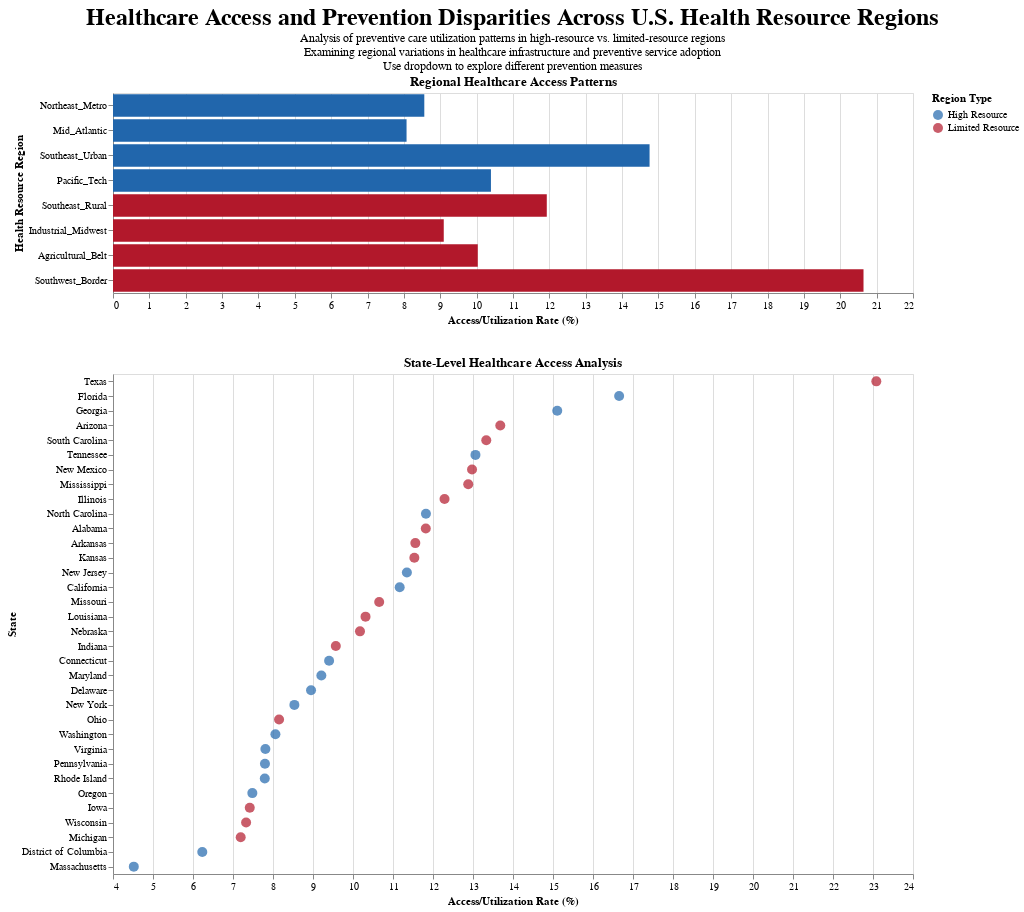

Here is the notebook cell this chart was saved with:
### Markdown cell above
### Preventive Health Services prevalence by Health Resource Regions
This grouping aligns with healthcare infrastructure and resource distribution, and analyzes the prevalence of preventive health services utilization

### Code cell
import altair as alt
import pandas as pd
import numpy as np
from vega_datasets import data
from typing import Dict, List, Tuple

def create_healthcare_access_analysis(
    df: pd.DataFrame,
    prevention_measures: Dict[str, str]
) -> alt.Chart:
    """
    Creates an interactive visualization of healthcare access and prevention patterns
    across different health resource regions, highlighting disparities in preventive
    care accessibility and utilization.
    """
    # Define health resource regions with strategic significance
    health_resource_regions = {
        'Northeast_Metro': ['NY', 'NJ', 'MA', 'CT', 'RI'],  # High hospital density
        'Mid_Atlantic': ['PA', 'MD', 'DC', 'VA', 'DE'],     # Research corridor
        'Southeast_Rural': ['AL', 'MS', 'AR', 'LA', 'SC'],  # Limited healthcare access
        'Southeast_Urban': ['GA', 'NC', 'TN', 'FL'],        # Major medical centers
        'Industrial_Midwest': ['OH', 'MI', 'IN', 'IL', 'WI'],  # Environmental factors
        'Agricultural_Belt': ['IA', 'KS', 'NE', 'MO'],      # Rural health challenges
        'Southwest_Border': ['TX', 'NM', 'AZ', 'CA'],       # Cross-border health
        'Pacific_Tech': ['WA', 'OR', 'CA'],                 # Innovation hubs
    }
    
    # Define region types for color coding
    high_resource_regions = ['Northeast_Metro', 'Mid_Atlantic', 'Southeast_Urban', 'Pacific_Tech']
    limited_resource_regions = ['Southeast_Rural', 'Industrial_Midwest', 'Agricultural_Belt', 'Southwest_Border']
    
    # Add health resource region column and region type
    df['HealthRegion'] = df['StateAbbr'].map({
        state: region
        for region, states in health_resource_regions.items()
        for state in states
    })
    
    df['RegionType'] = df['HealthRegion'].apply(
        lambda x: 'High Resource' if x in high_resource_regions else 'Limited Resource'
    )
    
    # Calculate regional statistics
    regional_stats = []
    for measure in prevention_measures.keys():
        measure_col = f'{measure}_CrudePrev'
        
        region_data = df.groupby(['HealthRegion', 'RegionType']).agg({
            measure_col: ['mean', 'std', 'count']
        }).reset_index()
        
        region_data.columns = ['HealthRegion', 'RegionType'] + [
            f'{measure}_{stat}' for stat in ['mean', 'std', 'count']
        ]
        regional_stats.append(region_data)
    
    regional_data = regional_stats[0]
    for data in regional_stats[1:]:
        regional_data = regional_data.merge(data, on=['HealthRegion', 'RegionType'])
    
    # Create state-level statistics
    state_stats = []
    for measure in prevention_measures.keys():
        measure_col = f'{measure}_CrudePrev'
        
        state_data = df.groupby(['StateAbbr', 'StateDesc', 'HealthRegion', 'RegionType']).agg({
            measure_col: ['mean', 'std', 'count']
        }).reset_index()
        
        state_data.columns = ['StateAbbr', 'StateDesc', 'HealthRegion', 'RegionType'] + [
            f'{measure}_{stat}' for stat in ['mean', 'std', 'count']
        ]
        state_stats.append(state_data)
    
    state_data = state_stats[0]
    for data in state_stats[1:]:
        state_data = state_data.merge(data, on=['StateAbbr', 'StateDesc', 'HealthRegion', 'RegionType'])
    
    # Create measure selection
    measure_select = alt.binding_select(
        options=list(prevention_measures.keys()),
        labels=[desc.split('among')[0].strip() for desc in prevention_measures.values()],
        name="Prevention Measure: "
    )
    
    selection = alt.param(
        name='prevention_measure',
        value=list(prevention_measures.keys())[0],
        bind=measure_select
    )
    
    # Define color schemes for different region types
    color_scale = alt.Scale(
        domain=['High Resource', 'Limited Resource'],
        range=['#2166ac', '#b2182b']  # Blue for high resource, Red for limited resource
    )
    
    # Create regional comparison chart
    regional_chart = alt.Chart(regional_data).mark_bar().encode(
        x=alt.X('value:Q', 
                title='Access/Utilization Rate (%)',
                scale=alt.Scale(zero=False)),
        y=alt.Y('HealthRegion:N', 
                title='Health Resource Region',
                sort=['Northeast_Metro', 'Mid_Atlantic', 'Southeast_Urban', 'Pacific_Tech',
                      'Southeast_Rural', 'Industrial_Midwest', 'Agricultural_Belt', 'Southwest_Border']),
        color=alt.Color('RegionType:N',
                       scale=color_scale,
                       legend=alt.Legend(title='Region Type')),
        tooltip=[
            alt.Tooltip('HealthRegion:N', title='Region'),
            alt.Tooltip('RegionType:N', title='Region Type'),
            alt.Tooltip('value:Q', title='Rate (%)', format='.1f'),
            alt.Tooltip('std:Q', title='Std Dev', format='.2f')
        ]
    ).transform_calculate(
        value=f'datum[{selection.name} + "_mean"]',
        std=f'datum[{selection.name} + "_std"]'
    ).properties(
        width=800,
        height=200,
        title='Regional Healthcare Access Patterns'
    )
    
    # Create state-level detail chart
    state_chart = alt.Chart(state_data).mark_circle(size=100).encode(
        x=alt.X('value:Q', 
                title='Access/Utilization Rate (%)',
                scale=alt.Scale(zero=False)),
        y=alt.Y('StateDesc:N', 
                title='State',
                sort=alt.EncodingSortField(field='value', op='mean', order='descending')),
        color=alt.Color('RegionType:N',
                       scale=color_scale,
                       legend=alt.Legend(title='Region Type')),
        tooltip=[
            alt.Tooltip('StateDesc:N', title='State'),
            alt.Tooltip('HealthRegion:N', title='Region'),
            alt.Tooltip('RegionType:N', title='Region Type'),
            alt.Tooltip('value:Q', title='Rate (%)', format='.1f'),
            alt.Tooltip('std:Q', title='Std Dev', format='.2f')
        ]
    ).transform_calculate(
        value=f'datum[{selection.name} + "_mean"]',
        std=f'datum[{selection.name} + "_std"]'
    ).properties(
        width=800,
        height=500,
        title='State-Level Healthcare Access Analysis'
    )
    
    # Combine visualizations
    final_viz = alt.vconcat(
        regional_chart,
        state_chart,
        spacing=30
    ).properties(
        title={
            'text': 'Healthcare Access and Prevention Disparities Across U.S. Health Resource Regions',
            'subtitle': [
                'Analysis of preventive care utilization patterns in high-resource vs. limited-resource regions',
                'Examining regional variations in healthcare infrastructure and preventive service adoption',
                'Use dropdown to explore different prevention measures'
            ],
            'fontSize': 24,
            'anchor': 'middle'
        }
    ).add_params(
        selection
    )
    
    return final_viz

def main():
    # Enable Altair to work in Jupyter
    alt.renderers.enable('default')
    
    # Define prevention measures
    prevention_measures = {
        'ACCESS2': 'Current lack of health insurance among adults aged 18-64 years',
        'CHECKUP': 'Visits to doctor for routine checkup within the past year among adults aged ≥18 years',
        'CHOLSCREEN': 'Cholesterol screening among adults aged ≥18 years',
        'COLON_SCREEN': 'Fecal occult blood test, sigmoidoscopy, or colonoscopy among adults aged 50-75 years',
        'DENTAL': 'Visits to dentist or dental clinic among adults aged ≥18 years',
        'MAMMOUSE': 'Mammography use among women aged 50-74 years',
        'BPMED': 'Taking medicine for high blood pressure control among adults aged ≥18 years with high blood pressure'
    }
    
    # Load data
    file_path = get_file_path(2024)
    df = pd.read_csv(file_path)
    
    # Create visualization
    chart = create_healthcare_access_analysis(df, prevention_measures)
    
    # Display in notebook
    display(chart)
    
    return chart

if __name__ == "__main__":
    chart = main()
    # Save chart to HTML file
    chart.save(PROJECT_ROOT / 'results' / 'regional_analysis' / 'healthcare_access_analysis.html')

### Figure 1 — Vega-Lite specification as saved in the notebook (floating-point values rounded to 4 significant figures)
{"config": {"view": {"continuousWidth": 300, "continuousHeight": 300}}, "vconcat": [{"data": {"name": "data-1a5d11b8e07ae5c35a03a4632a908743"}, "mark": {"type": "bar"}, "encoding": {"color": {"field": "RegionType", "legend": {"title": "Region Type"}, "scale": {"domain": ["High Resource", "Limited Resource"], "range": ["#2166ac", "#b2182b"]}, "type": "nominal"}, "tooltip": [{"field": "HealthRegion", "title": "Region", "type": "nominal"}, {"field": "RegionType", "title": "Region Type", "type": "nominal"}, {"field": "value", "format": ".1f", "title": "Rate (%)", "type": "quantitative"}, {"field": "std", "format": ".2f", "title": "Std Dev", "type": "quantitative"}], "x": {"field": "value", "scale": {"zero": false}, "title": "Access/Utilization Rate (%)", "type": "quantitative"}, "y": {"field": "HealthRegion", "sort": ["Northeast_Metro", "Mid_Atlantic", "Southeast_Urban", "Pacific_Tech", "Southeast_Rural", "Industrial_Midwest", "Agricultural_Belt", "Southwest_Border"], "title": "Health Resource Region", "type": "nominal"}}, "height": 200, "title": "Regional Healthcare Access Patterns", "transform": [{"calculate": "datum[prevention_measure + \"_mean\"]", "as": "value"}, {"calculate": "datum[prevention_measure + \"_std\"]", "as": "std"}], "width": 800}, {"data": {"name": "data-4d8470215a6bb196d30d37f0dc18413c"}, "mark": {"type": "circle", "size": 100}, "encoding": {"color": {"field": "RegionType", "legend": {"title": "Region Type"}, "scale": {"domain": ["High Resource", "Limited Resource"], "range": ["#2166ac", "#b2182b"]}, "type": "nominal"}, "tooltip": [{"field": "StateDesc", "title": "State", "type": "nominal"}, {"field": "HealthRegion", "title": "Region", "type": "nominal"}, {"field": "RegionType", "title": "Region Type", "type": "nominal"}, {"field": "value", "format": ".1f", "title": "Rate (%)", "type": "quantitative"}, {"field": "std", "format": ".2f", "title": "Std Dev", "type": "quantitative"}], "x": {"field": "value", "scale": {"zero": false}, "title": "Access/Utilization Rate (%)", "type": "quantitative"}, "y": {"field": "StateDesc", "sort": {"field": "value", "op": "mean", "order": "descending"}, "title": "State", "type": "nominal"}}, "height": 500, "title": "State-Level Healthcare Access Analysis", "transform": [{"calculate": "datum[prevention_measure + \"_mean\"]", "as": "value"}, {"calculate": "datum[prevention_measure + \"_std\"]", "as": "std"}], "width": 800}], "params": [{"name": "prevention_measure", "bind": {"input": "select", "options": ["ACCESS2", "CHECKUP", "CHOLSCREEN", "COLON_SCREEN", "DENTAL", "MAMMOUSE", "BPMED"], "labels": ["Current lack of health insurance", "Visits to doctor for routine checkup within the past year", "Cholesterol screening", "Fecal occult blood test, sigmoidoscopy, or colonoscopy", "Visits to dentist or dental clinic", "Mammography use", "Taking medicine for high blood pressure control"], "name": "Prevention Measure: "}, "value": "ACCESS2"}], "spacing": 30, "title": {"text": "Healthcare Access and Prevention Disparities Across U.S. Health Resource Regions", "subtitle": ["Analysis of preventive care utilization patterns in high-resource vs. limited-resource regions", "Examining regional variations in healthcare infrastructure and preventive service adoption", "Use dropdown to explore different prevention measures"], "fontSize": 24, "anchor": "middle"}, "$schema": "https://vega.github.io/schema/vega-lite/v5.20.1.json", "datasets": {"data-1a5d11b8e07ae5c35a03a4632a908743": [{"HealthRegion": "Agricultural_Belt", "RegionType": "Limited Resource", "ACCESS2_mean": 10.03, "ACCESS2_std": 4.473, "ACCESS2_count": 3911, "CHECKUP_mean": 76.55, "CHECKUP_std": 2.868, "CHECKUP_count": 3911, "CHOLSCREEN_mean": 81.97, "CHOLSCREEN_std": 5.254, "CHOLSCREEN_count": 3911, "COLON_SCREEN_mean": 64.59, "COLON_SCREEN_std": 5.699, "COLON_SCREEN_count": 3911, "DENTAL_mean": 62.19, "DENTAL_std": 9.175, "DENTAL_count": 3911, "MAMMOUSE_mean": 75.39, "MAMMOUSE_std": 4.297, "MAMMOUSE_count": 3909, "BPMED_mean": 78.6, "BPMED_std": 5.516, "BPMED_count": 3911}, {"HealthRegion": "Industrial_Midwest", "RegionType": "Limited Resource", "ACCESS2_mean": 9.096, "ACCESS2_std": 5.029, "ACCESS2_count": 12526, "CHECKUP_mean": 77.6, "CHECKUP_std": 3.16, "CHECKUP_count": 12526, "CHOLSCREEN_mean": 83.52, "CHOLSCREEN_std": 5.307, "CHOLSCREEN_count": 12526, "COLON_SCREEN_mean": 65.26, "COLON_SCREEN_std": 6.774, "COLON_SCREEN_count": 12526, "DENTAL_mean": 62.66, "DENTAL_std": 10.32, "DENTAL_count": 12526, "MAMMOUSE_mean": 75.49, "MAMMOUSE_std": 4.358, "MAMMOUSE_count": 12520, "BPMED_mean": 78.75, "BPMED_std": 5.63, "BPMED_count": 12526}, {"HealthRegion": "Mid_Atlantic", "RegionType": "High Resource", "ACCESS2_mean": 8.073, "ACCESS2_std": 3.947, "ACCESS2_count": 7495, "CHECKUP_mean": 78.36, "CHECKUP_std": 3.163, "CHECKUP_count": 7495, "CHOLSCREEN_mean": 86.43, "CHOLSCREEN_std": 4.58, "CHOLSCREEN_count": 7495, "COLON_SCREEN_mean": 67.67, "COLON_SCREEN_std": 5.249, "COLON_SCREEN_count": 7494, "DENTAL_mean": 64.38, "DENTAL_std": 9.547, "DENTAL_count": 7495, "MAMMOUSE_mean": 78.16, "MAMMOUSE_std": 3.588, "MAMMOUSE_count": 7489, "BPMED_mean": 78.1, "BPMED_std": 6.19, "BPMED_count": 7495}, {"HealthRegion": "Northeast_Metro", "RegionType": "High Resource", "ACCESS2_mean": 8.561, "ACCESS2_std": 5.764, "ACCESS2_count": 10177, "CHECKUP_mean": 78.5, "CHECKUP_std": 3.212, "CHECKUP_count": 10177, "CHOLSCREEN_mean": 87.54, "CHOLSCREEN_std": 4.37, "CHOLSCREEN_count": 10177, "COLON_SCREEN_mean": 66.77, "COLON_SCREEN_std": 7.059, "COLON_SCREEN_count": 10175, "DENTAL_mean": 64.38, "DENTAL_std": 10.67, "DENTAL_count": 10177, "MAMMOUSE_mean": 78.73, "MAMMOUSE_std": 4.324, "MAMMOUSE_count": 10168, "BPMED_mean": 76.78, "BPMED_std": 6.054, "BPMED_count": 10177}, {"HealthRegion": "Pacific_Tech", "RegionType": "High Resource", "ACCESS2_mean": 10.39, "ACCESS2_std": 6.62, "ACCESS2_count": 11833, "CHECKUP_mean": 70.52, "CHECKUP_std": 3.644, "CHECKUP_count": 11833, "CHOLSCREEN_mean": 84.43, "CHOLSCREEN_std": 5.112, "CHOLSCREEN_count": 11833, "COLON_SCREEN_mean": 59.79, "COLON_SCREEN_std": 8.193, "COLON_SCREEN_count": 11833, "DENTAL_mean": 62.38, "DENTAL_std": 10.08, "DENTAL_count": 11833, "MAMMOUSE_mean": 75.3, "MAMMOUSE_std": 4.288, "MAMMOUSE_count": 11828, "BPMED_mean": 71.63, "BPMED_std": 5.963, "BPMED_count": 11833}, {"HealthRegion": "Southeast_Rural", "RegionType": "Limited Resource", "ACCESS2_mean": 11.93, "ACCESS2_std": 4.098, "ACCESS2_count": 5800, "CHECKUP_mean": 79.74, "CHECKUP_std": 2.775, "CHECKUP_count": 5800, "CHOLSCREEN_mean": 85.16, "CHOLSCREEN_std": 4.15, "CHOLSCREEN_count": 5800, "COLON_SCREEN_mean": 65.69, "COLON_SCREEN_std": 5.601, "COLON_SCREEN_count": 5800, "DENTAL_mean": 49.33, "DENTAL_std": 19.31, "DENTAL_count": 5800, "MAMMOUSE_mean": 76.21, "MAMMOUSE_std": 4.683, "MAMMOUSE_count": 5800, "BPMED_mean": 80.31, "BPMED_std": 5.133, "BPMED_count": 5800}, {"HealthRegion": "Southeast_Urban", "RegionType": "High Resource", "ACCESS2_mean": 14.76, "ACCESS2_std": 6.462, "ACCESS2_count": 12190, "CHECKUP_mean": 77.18, "CHECKUP_std": 3.393, "CHECKUP_count": 12190, "CHOLSCREEN_mean": 86.29, "CHOLSCREEN_std": 4.182, "CHOLSCREEN_count": 7113, "COLON_SCREEN_mean": 65.2, "COLON_SCREEN_std": 6.263, "COLON_SCREEN_count": 12190, "DENTAL_mean": 58.52, "DENTAL_std": 10.03, "DENTAL_count": 12190, "MAMMOUSE_mean": 75.92, "MAMMOUSE_std": 3.91, "MAMMOUSE_count": 12186, "BPMED_mean": 78.09, "BPMED_std": 6.175, "BPMED_count": 7113}, {"HealthRegion": "Southwest_Border", "RegionType": "Limited Resource", "ACCESS2_mean": 20.64, "ACCESS2_std": 11.51, "ACCESS2_count": 9187, "CHECKUP_mean": 72.65, "CHECKUP_std": 3.814, "CHECKUP_count": 9187, "CHOLSCREEN_mean": 82.92, "CHOLSCREEN_std": 5.547, "CHOLSCREEN_count": 9187, "COLON_SCREEN_mean": 58.43, "COLON_SCREEN_std": 7.907, "COLON_SCREEN_count": 9187, "DENTAL_mean": 54.98, "DENTAL_std": 11.44, "DENTAL_count": 9187, "MAMMOUSE_mean": 72.39, "MAMMOUSE_std": 5.304, "MAMMOUSE_count": 9183, "BPMED_mean": 74.56, "BPMED_std": 6.503, "BPMED_count": 9187}], "data-4d8470215a6bb196d30d37f0dc18413c": [{"StateAbbr": "AL", "StateDesc": "Alabama", "HealthRegion": "Southeast_Rural", "RegionType": "Limited Resource", "ACCESS2_mean": 11.82, "ACCESS2_std": 3.821, "ACCESS2_count": 1430, "CHECKUP_mean": 79.98, "CHECKUP_std": 2.562, "CHECKUP_count": 1430, "CHOLSCREEN_mean": 85.84, "CHOLSCREEN_std": 4.123, "CHOLSCREEN_count": 1430, "COLON_SCREEN_mean": 66.83, "COLON_SCREEN_std": 4.817, "COLON_SCREEN_count": 1430, "DENTAL_mean": 54.96, "DENTAL_std": 10.03, "DENTAL_count": 1430, "MAMMOUSE_mean": 76.97, "MAMMOUSE_std": 4.15, "MAMMOUSE_count": 1430, "BPMED_mean": 81.13, "BPMED_std": 5.232, "BPMED_count": 1430}, {"StateAbbr": "AR", "StateDesc": "Arkansas", "HealthRegion": "Southeast_Rural", "RegionType": "Limited Resource", "ACCESS2_mean": 11.56, "ACCESS2_std": 4.021, "ACCESS2_count": 821, "CHECKUP_mean": 78.69, "CHECKUP_std": 3.06, "CHECKUP_count": 821, "CHOLSCREEN_mean": 83.56, "CHOLSCREEN_std": 4.245, "CHOLSCREEN_count": 821, "COLON_SCREEN_mean": 62.26, "COLON_SCREEN_std": 5.119, "COLON_SCREEN_count": 821, "DENTAL_mean": 52.51, "DENTAL_std": 8.912, "DENTAL_count": 821, "MAMMOUSE_mean": 71.46, "MAMMOUSE_std": 4.191, "MAMMOUSE_count": 821, "BPMED_mean": 78.57, "BPMED_std": 4.922, "BPMED_count": 821}, {"StateAbbr": "AZ", "StateDesc": "Arizona", "HealthRegion": "Southwest_Border", "RegionType": "Limited Resource", "ACCESS2_mean": 13.68, "ACCESS2_std": 7.777, "ACCESS2_count": 1740, "CHECKUP_mean": 72.48, "CHECKUP_std": 4.805, "CHECKUP_count": 1740, "CHOLSCREEN_mean": 83.44, "CHOLSCREEN_std": 6.286, "CHOLSCREEN_count": 1740, "COLON_SCREEN_mean": 59.38, "COLON_SCREEN_std": 8.783, "COLON_SCREEN_count": 1740, "DENTAL_mean": 58.17, "DENTAL_std": 10.95, "DENTAL_count": 1740, "MAMMOUSE_mean": 71.92, "MAMMOUSE_std": 6.297, "MAMMOUSE_count": 1740, "BPMED_mean": 73.88, "BPMED_std": 7.579, "BPMED_count": 1740}, {"StateAbbr": "CA", "StateDesc": "California", "HealthRegion": "Pacific_Tech", "RegionType": "High Resource", "ACCESS2_mean": 11.17, "ACCESS2_std": 7.038, "ACCESS2_count": 9070, "CHECKUP_mean": 70.7, "CHECKUP_std": 3.624, "CHECKUP_count": 9070, "CHOLSCREEN_mean": 85.06, "CHOLSCREEN_std": 4.881, "CHOLSCREEN_count": 9070, "COLON_SCREEN_mean": 58.12, "COLON_SCREEN_std": 8.158, "COLON_SCREEN_count": 9070, "DENTAL_mean": 61.53, "DENTAL_std": 10.53, "DENTAL_count": 9070, "MAMMOUSE_mean": 75.4, "MAMMOUSE_std": 4.309, "MAMMOUSE_count": 9065, "BPMED_mean": 71.74, "BPMED_std": 5.764, "BPMED_count": 9070}, {"StateAbbr": "CT", "StateDesc": "Connecticut", "HealthRegion": "Northeast_Metro", "RegionType": "High Resource", "ACCESS2_mean": 9.403, "ACCESS2_std": 6.097, "ACCESS2_count": 876, "CHECKUP_mean": 78.38, "CHECKUP_std": 2.58, "CHECKUP_count": 876, "CHOLSCREEN_mean": 88.79, "CHOLSCREEN_std": 4.124, "CHOLSCREEN_count": 876, "COLON_SCREEN_mean": 71.18, "COLON_SCREEN_std": 6.174, "COLON_SCREEN_count": 876, "DENTAL_mean": 69.97, "DENTAL_std": 10.29, "DENTAL_count": 876, "MAMMOUSE_mean": 79.03, "MAMMOUSE_std": 3.538, "MAMMOUSE_count": 876, "BPMED_mean": 77.59, "BPMED_std": 5.394, "BPMED_count": 876}, {"StateAbbr": "DC", "StateDesc": "District of Columbia", "HealthRegion": "Mid_Atlantic", "RegionType": "High Resource", "ACCESS2_mean": 6.232, "ACCESS2_std": 3.149, "ACCESS2_count": 206, "CHECKUP_mean": 72.0, "CHECKUP_std": 4.339, "CHECKUP_count": 206, "CHOLSCREEN_mean": 87.0, "CHOLSCREEN_std": 4.518, "CHOLSCREEN_count": 206, "COLON_SCREEN_mean": 69.27, "COLON_SCREEN_std": 5.53, "COLON_SCREEN_count": 206, "DENTAL_mean": 67.64, "DENTAL_std": 11.91, "DENTAL_count": 206, "MAMMOUSE_mean": 76.85, "MAMMOUSE_std": 3.714, "MAMMOUSE_count": 206, "BPMED_mean": 68.92, "BPMED_std": 8.638, "BPMED_count": 206}, {"StateAbbr": "DE", "StateDesc": "Delaware", "HealthRegion": "Mid_Atlantic", "RegionType": "High Resource", "ACCESS2_mean": 8.951, "ACCESS2_std": 3.715, "ACCESS2_count": 257, "CHECKUP_mean": 78.89, "CHECKUP_std": 3.51, "CHECKUP_count": 257, "CHOLSCREEN_mean": 88.15, "CHOLSCREEN_std": 4.508, "CHOLSCREEN_count": 257, "COLON_SCREEN_mean": 67.4, "COLON_SCREEN_std": 5.635, "COLON_SCREEN_count": 256, "DENTAL_mean": 62.85, "DENTAL_std": 8.739, "DENTAL_count": 257, "MAMMOUSE_mean": 77.79, "MAMMOUSE_std": 3.277, "MAMMOUSE_count": 256, "BPMED_mean": 79.44, "BPMED_std": 6.708, "BPMED_count": 257}, {"StateAbbr": "FL", "StateDesc": "Florida", "HealthRegion": "Southeast_Urban", "RegionType": "High Resource", "ACCESS2_mean": 16.65, "ACCESS2_std": 7.406, "ACCESS2_count": 5077, "CHECKUP_mean": 77.28, "CHECKUP_std": 3.881, "CHECKUP_count": 5077, "CHOLSCREEN_mean": null, "CHOLSCREEN_std": null, "CHOLSCREEN_count": 0, "COLON_SCREEN_mean": 65.8, "COLON_SCREEN_std": 7.184, "COLON_SCREEN_count": 5077, "DENTAL_mean": 57.45, "DENTAL_std": 9.897, "DENTAL_count": 5077, "MAMMOUSE_mean": 75.41, "MAMMOUSE_std": 3.745, "MAMMOUSE_count": 5077, "BPMED_mean": null, "BPMED_std": null, "BPMED_count": 0}, {"StateAbbr": "GA", "StateDesc": "Georgia", "HealthRegion": "Southeast_Urban", "RegionType": "High Resource", "ACCESS2_mean": 15.11, "ACCESS2_std": 5.85, "ACCESS2_count": 2784, "CHECKUP_mean": 76.28, "CHECKUP_std": 3.232, "CHECKUP_count": 2784, "CHOLSCREEN_mean": 86.25, "CHOLSCREEN_std": 4.12, "CHOLSCREEN_count": 2784, "COLON_SCREEN_mean": 64.47, "COLON_SCREEN_std": 5.528, "COLON_SCREEN_count": 2784, "DENTAL_mean": 58.17, "DENTAL_std": 10.31, "DENTAL_count": 2784, "MAMMOUSE_mean": 75.38, "MAMMOUSE_std": 4.107, "MAMMOUSE_count": 2784, "BPMED_mean": 77.31, "BPMED_std": 5.791, "BPMED_count": 2784}, {"StateAbbr": "IA", "StateDesc": "Iowa", "HealthRegion": "Agricultural_Belt", "RegionType": "Limited Resource", "ACCESS2_mean": 7.419, "ACCESS2_std": 2.845, "ACCESS2_count": 894, "CHECKUP_mean": 77.88, "CHECKUP_std": 2.253, "CHECKUP_count": 894, "CHOLSCREEN_mean": 81.37, "CHOLSCREEN_std": 5.411, "CHOLSCREEN_count": 894, "COLON_SCREEN_mean": 67.45, "COLON_SCREEN_std": 4.726, "COLON_SCREEN_count": 894, "DENTAL_mean": 66.32, "DENTAL_std": 7.265, "DENTAL_count": 894, "MAMMOUSE_mean": 78.3, "MAMMOUSE_std": 3.064, "MAMMOUSE_count": 894, "BPMED_mean": 78.41, "BPMED_std": 5.909, "BPMED_count": 894}, {"StateAbbr": "IL", "StateDesc": "Illinois", "HealthRegion": "Industrial_Midwest", "RegionType": "Limited Resource", "ACCESS2_mean": 12.29, "ACCESS2_std": 6.79, "ACCESS2_count": 3258, "CHECKUP_mean": 76.04, "CHECKUP_std": 3.374, "CHECKUP_count": 3258, "CHOLSCREEN_mean": 82.83, "CHOLSCREEN_std": 4.9, "CHOLSCREEN_count": 3258, "COLON_SCREEN_mean": 60.3, "COLON_SCREEN_std": 6.752, "COLON_SCREEN_count": 3258, "DENTAL_mean": 61.34, "DENTAL_std": 10.36, "DENTAL_count": 3258, "MAMMOUSE_mean": 73.08, "MAMMOUSE_std": 3.914, "MAMMOUSE_count": 3258, "BPMED_mean": 78.62, "BPMED_std": 5.55, "BPMED_count": 3258}, {"StateAbbr": "IN", "StateDesc": "Indiana", "HealthRegion": "Industrial_Midwest", "RegionType": "Limited Resource", "ACCESS2_mean": 9.571, "ACCESS2_std": 3.932, "ACCESS2_count": 1685, "CHECKUP_mean": 78.05, "CHECKUP_std": 2.403, "CHECKUP_count": 1685, "CHOLSCREEN_mean": 82.54, "CHOLSCREEN_std": 5.088, "CHOLSCREEN_count": 1685, "COLON_SCREEN_mean": 66.07, "COLON_SCREEN_std": 5.456, "COLON_SCREEN_count": 1685, "DENTAL_mean": 59.37, "DENTAL_std": 9.459, "DENTAL_count": 1685, "MAMMOUSE_mean": 75.14, "MAMMOUSE_std": 3.792, "MAMMOUSE_count": 1684, "BPMED_mean": 79.71, "BPMED_std": 5.24, "BPMED_count": 1685}, {"StateAbbr": "KS", "StateDesc": "Kansas", "HealthRegion": "Agricultural_Belt", "RegionType": "Limited Resource", "ACCESS2_mean": 11.53, "ACCESS2_std": 5.718, "ACCESS2_count": 817, "CHECKUP_mean": 76.28, "CHECKUP_std": 2.587, "CHECKUP_count": 817, "CHOLSCREEN_mean": 82.47, "CHOLSCREEN_std": 5.957, "CHOLSCREEN_count": 817, "COLON_SCREEN_mean": 63.42, "COLON_SCREEN_std": 6.287, "COLON_SCREEN_count": 817, "DENTAL_mean": 63.06, "DENTAL_std": 9.266, "DENTAL_count": 817, "MAMMOUSE_mean": 73.37, "MAMMOUSE_std": 4.297, "MAMMOUSE_count": 816, "BPMED_mean": 78.81, "BPMED_std": 5.541, "BPMED_count": 817}, {"StateAbbr": "LA", "StateDesc": "Louisiana", "HealthRegion": "Southeast_Rural", "RegionType": "Limited Resource", "ACCESS2_mean": 10.31, "ACCESS2_std": 3.493, "ACCESS2_count": 1367, "CHECKUP_mean": 80.52, "CHECKUP_std": 2.437, "CHECKUP_count": 1367, "CHOLSCREEN_mean": 85.57, "CHOLSCREEN_std": 3.601, "CHOLSCREEN_count": 1367, "COLON_SCREEN_mean": 66.19, "COLON_SCREEN_std": 5.136, "COLON_SCREEN_count": 1367, "DENTAL_mean": 56.1, "DENTAL_std": 10.59, "DENTAL_count": 1367, "MAMMOUSE_mean": 79.21, "MAMMOUSE_std": 3.722, "MAMMOUSE_count": 1367, "BPMED_mean": 79.19, "BPMED_std": 4.502, "BPMED_count": 1367}, {"StateAbbr": "MA", "StateDesc": "Massachusetts", "HealthRegion": "Northeast_Metro", "RegionType": "High Resource", "ACCESS2_mean": 4.52, "ACCESS2_std": 3.361, "ACCESS2_count": 1597, "CHECKUP_mean": 79.37, "CHECKUP_std": 3.317, "CHECKUP_count": 1597, "CHOLSCREEN_mean": 87.56, "CHOLSCREEN_std": 4.696, "CHOLSCREEN_count": 1597, "COLON_SCREEN_mean": 68.76, "COLON_SCREEN_std": 6.352, "COLON_SCREEN_count": 1596, "DENTAL_mean": 69.29, "DENTAL_std": 9.279, "DENTAL_count": 1597, "MAMMOUSE_mean": 83.11, "MAMMOUSE_std": 3.191, "MAMMOUSE_count": 1596, "BPMED_mean": 74.91, "BPMED_std": 7.135, "BPMED_count": 1597}, {"StateAbbr": "MD", "StateDesc": "Maryland", "HealthRegion": "Mid_Atlantic", "RegionType": "High Resource", "ACCESS2_mean": 9.209, "ACCESS2_std": 4.597, "ACCESS2_count": 1458, "CHECKUP_mean": 76.9, "CHECKUP_std": 3.299, "CHECKUP_count": 1458, "CHOLSCREEN_mean": 88.28, "CHOLSCREEN_std": 3.492, "CHOLSCREEN_count": 1458, "COLON_SCREEN_mean": 68.36, "COLON_SCREEN_std": 5.027, "COLON_SCREEN_count": 1458, "DENTAL_mean": 62.6, "DENTAL_std": 9.983, "DENTAL_count": 1458, "MAMMOUSE_mean": 79.96, "MAMMOUSE_std": 3.576, "MAMMOUSE_count": 1458, "BPMED_mean": 77.52, "BPMED_std": 4.975, "BPMED_count": 1458}, {"StateAbbr": "MI", "StateDesc": "Michigan", "HealthRegion": "Industrial_Midwest", "RegionType": "Limited Resource", "ACCESS2_mean": 7.192, "ACCESS2_std": 3.344, "ACCESS2_count": 2904, "CHECKUP_mean": 78.33, "CHECKUP_std": 2.896, "CHECKUP_count": 2904, "CHOLSCREEN_mean": 85.75, "CHOLSCREEN_std": 4.861, "CHOLSCREEN_count": 2904, "COLON_SCREEN_mean": 68.68, "COLON_SCREEN_std": 5.727, "COLON_SCREEN_count": 2904, "DENTAL_mean": 66.38, "DENTAL_std": 9.957, "DENTAL_count": 2904, "MAMMOUSE_mean": 76.52, "MAMMOUSE_std": 3.536, "MAMMOUSE_count": 2901, "BPMED_mean": 78.46, "BPMED_std": 5.836, "BPMED_count": 2904}, {"StateAbbr": "MO", "StateDesc": "Missouri", "HealthRegion": "Agricultural_Belt", "RegionType": "Limited Resource", "ACCESS2_mean": 10.65, "ACCESS2_std": 3.681, "ACCESS2_count": 1648, "CHECKUP_mean": 76.73, "CHECKUP_std": 2.887, "CHECKUP_count": 1648, "CHOLSCREEN_mean": 82.42, "CHOLSCREEN_std": 4.688, "CHOLSCREEN_count": 1648, "COLON_SCREEN_mean": 64.19, "COLON_SCREEN_std": 5.334, "COLON_SCREEN_count": 1648, "DENTAL_mean": 58.87, "DENTAL_std": 9.11, "DENTAL_count": 1648, "MAMMOUSE_mean": 74.93, "MAMMOUSE_std": 4.304, "MAMMOUSE_count": 1648, "BPMED_mean": 78.51, "BPMED_std": 5.278, "BPMED_count": 1648}, {"StateAbbr": "MS", "StateDesc": "Mississippi", "HealthRegion": "Southeast_Rural", "RegionType": "Limited Resource", "ACCESS2_mean": 12.88, "ACCESS2_std": 3.733, "ACCESS2_count": 870, "CHECKUP_mean": 79.8, "CHECKUP_std": 2.536, "CHECKUP_count": 870, "CHOLSCREEN_mean": 84.49, "CHOLSCREEN_std": 3.673, "CHOLSCREEN_count": 870, "COLON_SCREEN_mean": 61.98, "COLON_SCREEN_std": 4.634, "COLON_SCREEN_count": 870, "DENTAL_mean": 9.45, "DENTAL_std": 3.53, "DENTAL_count": 870, "MAMMOUSE_mean": 73.42, "MAMMOUSE_std": 3.514, "MAMMOUSE_count": 870, "BPMED_mean": 81.12, "BPMED_std": 4.328, "BPMED_count": 870}, {"StateAbbr": "NC", "StateDesc": "North Carolina", "HealthRegion": "Southeast_Urban", "RegionType": "High Resource", "ACCESS2_mean": 11.82, "ACCESS2_std": 4.555, "ACCESS2_count": 2647, "CHECKUP_mean": 77.75, "CHECKUP_std": 2.744, "CHECKUP_count": 2647, "CHOLSCREEN_mean": 86.42, "CHOLSCREEN_std": 4.348, "CHOLSCREEN_count": 2647, "COLON_SCREEN_mean": 65.99, "COLON_SCREEN_std": 5.365, "COLON_SCREEN_count": 2647, "DENTAL_mean": 62.04, "DENTAL_std": 9.369, "DENTAL_count": 2647, "MAMMOUSE_mean": 78.21, "MAMMOUSE_std": 3.065, "MAMMOUSE_count": 2646, "BPMED_mean": 78.04, "BPMED_std": 6.658, "BPMED_count": 2647}, {"StateAbbr": "NE", "StateDesc": "Nebraska", "HealthRegion": "Agricultural_Belt", "RegionType": "Limited Resource", "ACCESS2_mean": 10.17, "ACCESS2_std": 4.932, "ACCESS2_count": 552, "CHECKUP_mean": 74.25, "CHECKUP_std": 2.633, "CHECKUP_count": 552, "CHOLSCREEN_mean": 80.88, "CHOLSCREEN_std": 5.242, "CHOLSCREEN_count": 552, "COLON_SCREEN_mean": 62.91, "COLON_SCREEN_std": 5.66, "COLON_SCREEN_count": 552, "DENTAL_mean": 64.08, "DENTAL_std": 8.445, "DENTAL_count": 552, "MAMMOUSE_mean": 75.02, "MAMMOUSE_std": 3.539, "MAMMOUSE_count": 551, "BPMED_mean": 78.87, "BPMED_std": 5.515, "BPMED_count": 552}, {"StateAbbr": "NJ", "StateDesc": "New Jersey", "HealthRegion": "Northeast_Metro", "RegionType": "High Resource", "ACCESS2_mean": 11.35, "ACCESS2_std": 7.163, "ACCESS2_count": 2169, "CHECKUP_mean": 76.58, "CHECKUP_std": 3.217, "CHECKUP_count": 2169, "CHOLSCREEN_mean": 88.35, "CHOLSCREEN_std": 3.713, "CHOLSCREEN_count": 2169, "COLON_SCREEN_mean": 63.47, "COLON_SCREEN_std": 7.208, "COLON_SCREEN_count": 2169, "DENTAL_mean": 64.86, "DENTAL_std": 10.45, "DENTAL_count": 2169, "MAMMOUSE_mean": 75.7, "MAMMOUSE_std": 3.786, "MAMMOUSE_count": 2169, "BPMED_mean": 77.05, "BPMED_std": 5.109, "BPMED_count": 2169}, {"StateAbbr": "NM", "StateDesc": "New Mexico", "HealthRegion": "Southwest_Border", "RegionType": "Limited Resource", "ACCESS2_mean": 12.98, "ACCESS2_std": 5.812, "ACCESS2_count": 603, "CHECKUP_mean": 68.13, "CHECKUP_std": 3.88, "CHECKUP_count": 603, "CHOLSCREEN_mean": 79.51, "CHOLSCREEN_std": 6.23, "CHOLSCREEN_count": 603, "COLON_SCREEN_mean": 57.63, "COLON_SCREEN_std": 8.37, "COLON_SCREEN_count": 603, "DENTAL_mean": 59.58, "DENTAL_std": 10.56, "DENTAL_count": 603, "MAMMOUSE_mean": 69.03, "MAMMOUSE_std": 5.93, "MAMMOUSE_count": 602, "BPMED_mean": 74.79, "BPMED_std": 5.959, "BPMED_count": 603}, {"StateAbbr": "NY", "StateDesc": "New York", "HealthRegion": "Northeast_Metro", "RegionType": "High Resource", "ACCESS2_mean": 8.534, "ACCESS2_std": 4.9, "ACCESS2_count": 5289, "CHECKUP_mean": 78.85, "CHECKUP_std": 2.863, "CHECKUP_count": 5289, "CHOLSCREEN_mean": 86.92, "CHOLSCREEN_std": 4.466, "CHOLSCREEN_count": 5289, "COLON_SCREEN_mean": 66.57, "COLON_SCREEN_std": 6.662, "COLON_SCREEN_count": 5288, "DENTAL_mean": 61.55, "DENTAL_std": 10.29, "DENTAL_count": 5289, "MAMMOUSE_mean": 78.38, "MAMMOUSE_std": 3.745, "MAMMOUSE_count": 5281, "BPMED_mean": 76.96, "BPMED_std": 6.063, "BPMED_count": 5289}, {"StateAbbr": "OH", "StateDesc": "Ohio", "HealthRegion": "Industrial_Midwest", "RegionType": "Limited Resource", "ACCESS2_mean": 8.152, "ACCESS2_std": 3.367, "ACCESS2_count": 3154, "CHECKUP_mean": 78.91, "CHECKUP_std": 2.636, "CHECKUP_count": 3154, "CHOLSCREEN_mean": 83.86, "CHOLSCREEN_std": 5.137, "CHOLSCREEN_count": 3154, "COLON_SCREEN_mean": 65.08, "COLON_SCREEN_std": 5.77, "COLON_SCREEN_count": 3154, "DENTAL_mean": 60.88, "DENTAL_std": 10.37, "DENTAL_count": 3154, "MAMMOUSE_mean": 75.15, "MAMMOUSE_std": 4.396, "MAMMOUSE_count": 3152, "BPMED_mean": 79.32, "BPMED_std": 5.564, "BPMED_count": 3154}, {"StateAbbr": "OR", "StateDesc": "Oregon", "HealthRegion": "Pacific_Tech", "RegionType": "High Resource", "ACCESS2_mean": 7.484, "ACCESS2_std": 3.12, "ACCESS2_count": 993, "CHECKUP_mean": 71.32, "CHECKUP_std": 3.741, "CHECKUP_count": 993, "CHOLSCREEN_mean": 82.2, "CHOLSCREEN_std": 5.01, "CHOLSCREEN_count": 993, "COLON_SCREEN_mean": 64.6, "COLON_SCREEN_std": 4.91, "COLON_SCREEN_count": 993, "DENTAL_mean": 64.22, "DENTAL_std": 7.28, "DENTAL_count": 993, "MAMMOUSE_mean": 76.86, "MAMMOUSE_std": 3.54, "MAMMOUSE_count": 993, "BPMED_mean": 72.59, "BPMED_std": 6.2, "BPMED_count": 993}, {"StateAbbr": "PA", "StateDesc": "Pennsylvania", "HealthRegion": "Mid_Atlantic", "RegionType": "High Resource", "ACCESS2_mean": 7.799, "ACCESS2_std": 4.038, "ACCESS2_count": 3408, "CHECKUP_mean": 78.92, "CHECKUP_std": 2.396, "CHECKUP_count": 3408, "CHOLSCREEN_mean": 85.15, "CHOLSCREEN_std": 4.769, "CHOLSCREEN_count": 3408, "COLON_SCREEN_mean": 67.24, "COLON_SCREEN_std": 5.357, "COLON_SCREEN_count": 3408, "DENTAL_mean": 63.46, "DENTAL_std": 9.348, "DENTAL_count": 3408, "MAMMOUSE_mean": 77.65, "MAMMOUSE_std": 3.403, "MAMMOUSE_count": 3405, "BPMED_mean": 78.93, "BPMED_std": 5.424, "BPMED_count": 3408}, {"StateAbbr": "RI", "StateDesc": "Rhode Island", "HealthRegion": "Northeast_Metro", "RegionType": "High Resource", "ACCESS2_mean": 7.794, "ACCESS2_std": 4.808, "ACCESS2_count": 246, "CHECKUP_mean": 82.85, "CHECKUP_std": 2.325, "CHECKUP_count": 246, "CHOLSCREEN_mean": 89.36, "CHOLSCREEN_std": 3.6, "CHOLSCREEN_count": 246, "COLON_SCREEN_mean": 71.67, "COLON_SCREEN_std": 6.027, "COLON_SCREEN_count": 246, "DENTAL_mean": 69.01, "DENTAL_std": 8.834, "DENTAL_count": 246, "MAMMOUSE_mean": 83.33, "MAMMOUSE_std": 2.345, "MAMMOUSE_count": 246, "BPMED_mean": 79.66, "BPMED_std": 5.25, "BPMED_count": 246}, {"StateAbbr": "SC", "StateDesc": "South Carolina", "HealthRegion": "Southeast_Rural", "RegionType": "Limited Resource", "ACCESS2_mean": 13.33, "ACCESS2_std": 4.574, "ACCESS2_count": 1312, "CHECKUP_mean": 79.27, "CHECKUP_std": 2.998, "CHECKUP_count": 1312, "CHOLSCREEN_mean": 85.44, "CHOLSCREEN_std": 4.613, "CHOLSCREEN_count": 1312, "COLON_SCREEN_mean": 68.53, "COLON_SCREEN_std": 5.397, "COLON_SCREEN_count": 1312, "DENTAL_mean": 60.6, "DENTAL_std": 9.639, "DENTAL_count": 1312, "MAMMOUSE_mean": 77.07, "MAMMOUSE_std": 3.817, "MAMMOUSE_count": 1312, "BPMED_mean": 81.15, "BPMED_std": 5.74, "BPMED_count": 1312}, {"StateAbbr": "TN", "StateDesc": "Tennessee", "HealthRegion": "Southeast_Urban", "RegionType": "High Resource", "ACCESS2_mean": 13.06, "ACCESS2_std": 4.517, "ACCESS2_count": 1682, "CHECKUP_mean": 77.45, "CHECKUP_std": 2.626, "CHECKUP_count": 1682, "CHOLSCREEN_mean": 86.14, "CHOLSCREEN_std": 4.011, "CHOLSCREEN_count": 1682, "COLON_SCREEN_mean": 63.35, "COLON_SCREEN_std": 5.13, "COLON_SCREEN_count": 1682, "DENTAL_mean": 56.83, "DENTAL_std": 9.662, "DENTAL_count": 1682, "MAMMOUSE_mean": 74.78, "MAMMOUSE_std": 3.873, "MAMMOUSE_count": 1679, "BPMED_mean": 79.48, "BPMED_std": 5.75, "BPMED_count": 1682}, {"StateAbbr": "TX", "StateDesc": "Texas", "HealthRegion": "Southwest_Border", "RegionType": "Limited Resource", "ACCESS2_mean": 23.08, "ACCESS2_std": 11.66, "ACCESS2_count": 6844, "CHECKUP_mean": 73.09, "CHECKUP_std": 3.215, "CHECKUP_count": 6844, "CHOLSCREEN_mean": 83.09, "CHOLSCREEN_std": 5.17, "CHOLSCREEN_count": 6844, "COLON_SCREEN_mean": 58.25, "COLON_SCREEN_std": 7.606, "COLON_SCREEN_count": 6844, "DENTAL_mean": 53.77, "DENTAL_std": 11.38, "DENTAL_count": 6844, "MAMMOUSE_mean": 72.8, "MAMMOUSE_std": 4.836, "MAMMOUSE_count": 6841, "BPMED_mean": 74.72, "BPMED_std": 6.237, "BPMED_count": 6844}, {"StateAbbr": "VA", "StateDesc": "Virginia", "HealthRegion": "Mid_Atlantic", "RegionType": "High Resource", "ACCESS2_mean": 7.81, "ACCESS2_std": 3.164, "ACCESS2_count": 2166, "CHECKUP_mean": 79.02, "CHECKUP_std": 2.964, "CHECKUP_count": 2166, "CHOLSCREEN_mean": 86.94, "CHOLSCREEN_std": 4.328, "CHOLSCREEN_count": 2166, "COLON_SCREEN_mean": 67.77, "COLON_SCREEN_std": 5.068, "COLON_SCREEN_count": 2166, "DENTAL_mean": 66.9, "DENTAL_std": 8.793, "DENTAL_count": 2166, "MAMMOUSE_mean": 77.9, "MAMMOUSE_std": 3.51, "MAMMOUSE_count": 2164, "BPMED_mean": 77.88, "BPMED_std": 6.907, "BPMED_count": 2166}, {"StateAbbr": "WA", "StateDesc": "Washington", "HealthRegion": "Pacific_Tech", "RegionType": "High Resource", "ACCESS2_mean": 8.06, "ACCESS2_std": 4.519, "ACCESS2_count": 1770, "CHECKUP_mean": 69.14, "CHECKUP_std": 3.347, "CHECKUP_count": 1770, "CHOLSCREEN_mean": 82.45, "CHOLSCREEN_std": 5.465, "CHOLSCREEN_count": 1770, "COLON_SCREEN_mean": 65.66, "COLON_SCREEN_std": 5.705, "COLON_SCREEN_count": 1770, "DENTAL_mean": 65.72, "DENTAL_std": 8.008, "DENTAL_count": 1770, "MAMMOUSE_mean": 73.9, "MAMMOUSE_std": 4.171, "MAMMOUSE_count": 1770, "BPMED_mean": 70.56, "BPMED_std": 6.648, "BPMED_count": 1770}, {"StateAbbr": "WI", "StateDesc": "Wisconsin", "HealthRegion": "Industrial_Midwest", "RegionType": "Limited Resource", "ACCESS2_mean": 7.328, "ACCESS2_std": 3.678, "ACCESS2_count": 1525, "CHECKUP_mean": 76.3, "CHECKUP_std": 3.054, "CHECKUP_count": 1525, "CHOLSCREEN_mean": 81.12, "CHOLSCREEN_std": 5.861, "CHOLSCREEN_count": 1525, "COLON_SCREEN_mean": 68.85, "COLON_SCREEN_std": 5.188, "COLON_SCREEN_count": 1525, "DENTAL_mean": 65.75, "DENTAL_std": 8.782, "DENTAL_count": 1525, "MAMMOUSE_mean": 79.73, "MAMMOUSE_std": 3.291, "MAMMOUSE_count": 1525, "BPMED_mean": 77.34, "BPMED_std": 5.618, "BPMED_count": 1525}]}}
